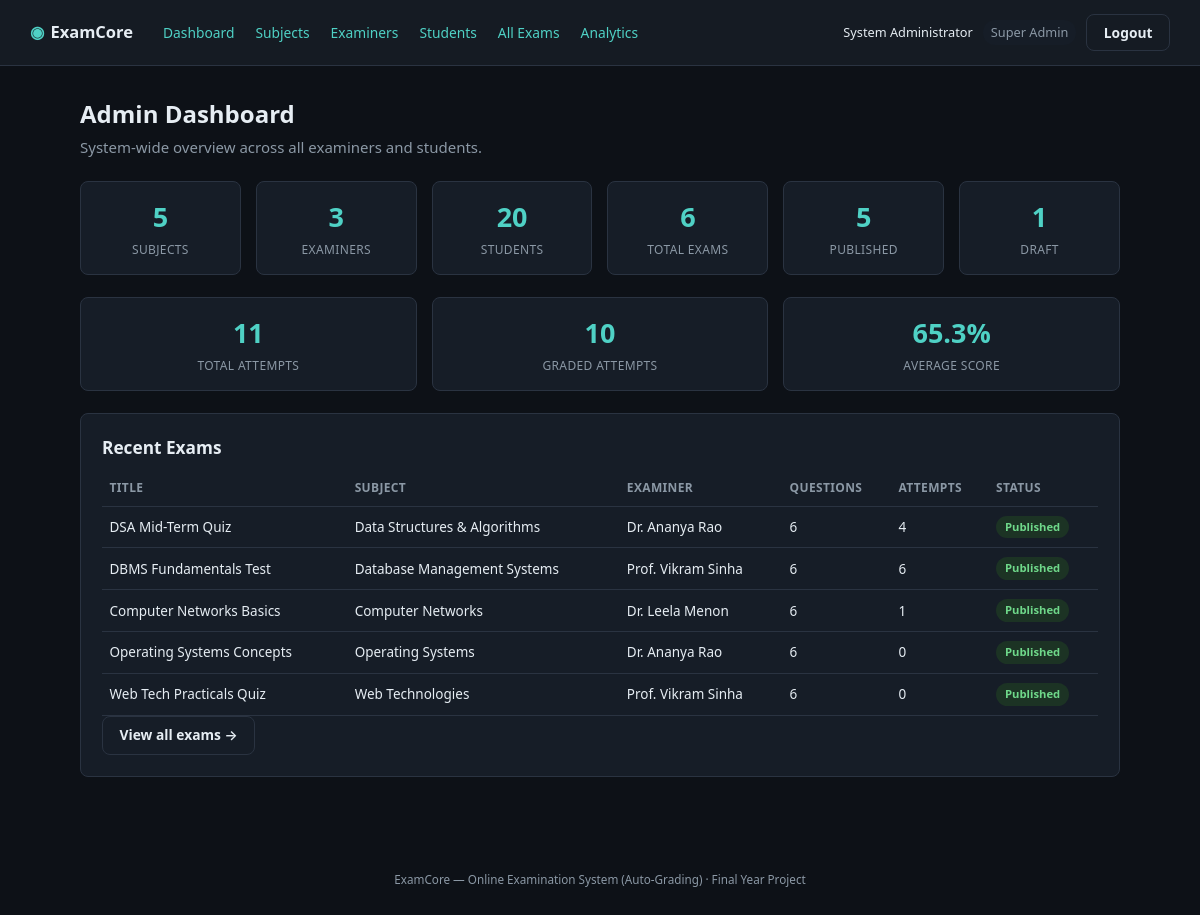
/index.php?route=admin/dashboard (signed in), run on the app's committed database.
### tables this page shows
CREATE TABLE exams (
    id                INT AUTO_INCREMENT PRIMARY KEY,
    subject_id        INT NOT NULL,
    examiner_id       INT NOT NULL,
    title             VARCHAR(150) NOT NULL,
    description       TEXT NULL,
    duration_minutes  INT NOT NULL,
    negative_marking  DECIMAL(4,2) NOT NULL DEFAULT 0.00,
    shuffle_questions TINYINT(1) NOT NULL DEFAULT 0,
    status            ENUM('draft','published') NOT NULL DEFAULT 'draft',
    start_at          DATETIME NOT NULL,
    end_at            DATETIME NOT NULL,
    created_at        TIMESTAMP NOT NULL DEFAULT CURRENT_TIMESTAMP,
    FOREIGN KEY (subject_id) REFERENCES subjects(id) ON DELETE CASCADE,
    FOREIGN KEY (examiner_id) REFERENCES users(id) ON DELETE CASCADE
);

CREATE TABLE subjects (
    id            INT AUTO_INCREMENT PRIMARY KEY,
    name          VARCHAR(100) NOT NULL,
    description   TEXT NULL,
    created_by    INT NULL,
    created_at    TIMESTAMP NOT NULL DEFAULT CURRENT_TIMESTAMP,
    FOREIGN KEY (created_by) REFERENCES users(id) ON DELETE SET NULL
);

CREATE TABLE users (
    id            INT AUTO_INCREMENT PRIMARY KEY,
    name          VARCHAR(100) NOT NULL,
    email         VARCHAR(150) NOT NULL UNIQUE,
    password      VARCHAR(255) NOT NULL,
    role          ENUM('super_admin','examiner','student') NOT NULL,
    status        ENUM('active','inactive') NOT NULL DEFAULT 'active',
    created_at    TIMESTAMP NOT NULL DEFAULT CURRENT_TIMESTAMP
);

### app/controllers/AdminController.php (called while the page is built, shortened)
<?php
require_once __DIR__ . '/../models/User.php';
require_once __DIR__ . '/../models/Subject.php';
require_once __DIR__ . '/../models/Exam.php';
require_once __DIR__ . '/../models/ExamAttempt.php';
class AdminController
{
    public function dashboard(): void
    {
        $stats = [
            'subjects'  => Subject::count(),
            'examiners' => User::countByRole('examiner'),
            'students'  => User::countByRole('student'),
            'exams'     => Exam::count(),
            'published' => Exam::countByStatus('published'),
            'draft'     => Exam::countByStatus('draft'),
        ];
        $attemptStats = ExamAttempt::globalStats();
        $recentExams = array_slice(Exam::allWithDetails(), 0, 5);
        $pageTitle = 'Admin Dashboard';
        require __DIR__ . '/../views/admin/dashboard.php';
    }
}

### public/index.php (called while the page is built, shortened)
<?php
require_once __DIR__ . '/../core/helpers.php';
require_once __DIR__ . '/../core/Database.php';
require_once __DIR__ . '/../app/controllers/AdminController.php';
$router = new Router();
$router->get('login', fn() => (new AuthController())->showLogin());
$router->post('login', fn() => (new AuthController())->login());
$router->post('logout', fn() => (new AuthController())->logout());
$router->get('admin/dashboard', fn() => (new AdminController())->dashboard());
$router->get('admin/subjects', fn() => (new AdminController())->subjects());
$router->post('admin/subjects/store', fn() => (new AdminController())->subjectStore());
$router->post('admin/subjects/update', fn() => (new AdminController())->subjectUpdate());
$router->post('admin/subjects/delete', fn() => (new AdminController())->subjectDelete());
$router->get('admin/examiners', fn() => (new AdminController())->examiners());
$router->post('admin/examiners/store', fn() => (new AdminController())->examinerStore());
$router->post('admin/examiners/status', fn() => (new AdminController())->examinerToggleStatus());
$router->get('admin/students', fn() => (new AdminController())->students());
$router->post('admin/students/store', fn() => (new AdminController())->studentStore());
$router->post('admin/students/status', fn() => (new AdminController())->studentToggleStatus());
$router->get('admin/exams', fn() => (new AdminController())->exams());
$router->get('admin/analytics', fn() => (new AdminController())->analytics());
$router->get('examiner/dashboard', fn() => (new ExaminerController())->dashboard());
$router->get('examiner/exams', fn() => (new ExaminerController())->exams());
$router->get('examiner/exams/create', fn() => (new ExaminerController())->examCreateForm());
$router->post('examiner/exams/store', fn() => (new ExaminerController())->examStore());
$router->get('examiner/exams/edit', fn() => (new ExaminerController())->examEditForm());
$router->post('examiner/exams/update', fn() => (new ExaminerController())->examUpdate());
$router->post('examiner/exams/delete', fn() => (new ExaminerController())->examDelete());
$router->post('examiner/exams/publish', fn() => (new ExaminerController())->examPublishToggle());
$router->get('examiner/questions', fn() => (new ExaminerController())->questions());
$router->post('examiner/questions/store', fn() => (new ExaminerController())->questionStore());
$router->post('examiner/questions/update', fn() => (new ExaminerController())->questionUpdate());
$router->post('examiner/questions/delete', fn() => (new ExaminerController())->questionDelete());
$router->get('examiner/results', fn() => (new ExaminerController())->results());
$router->get('examiner/analytics', fn() => (new ExaminerController())->analytics());
$router->get('student/dashboard', fn() => (new StudentController())->dashboard());
$router->get('student/exams', fn() => (new StudentController())->exams());
$router->get('student/exam/start', fn() => (new StudentController())->examStart());
$router->get('student/exam/attempt', fn() => (new StudentController())->examAttempt());
$router->post('student/exam/autosave', fn() => (new StudentController())->autosave());
$router->post('student/exam/violation', fn() => (new StudentController())->violation());
$router->post('student/exam/submit', fn() => (new StudentController())->submit());
$router->get('student/results', fn() => (new StudentController())->results());
$router->get('student/results/view', fn() => (new StudentController())->resultView());
$route = $_GET['route'] ?? '';
$router->dispatch($_SERVER['REQUEST_METHOD'], $route);

### core/Router.php (called while the page is built, shortened)
<?php
class Router
{
    private array $routes = ['GET' => [], 'POST' => []];
    public function get(string $route, callable $handler): void
    {
        $this->routes['GET'][$route] = $handler;
    }
    public function post(string $route, callable $handler): void
    {
        $this->routes['POST'][$route] = $handler;
    }
    public function dispatch(string $method, string $route): void
    {
        $handler = $this->routes[$method][$route] ?? null;
        try {
            $handler();
        } catch (Throwable $e) {
            error_log($e->getMessage());
            http_response_code(500);
            require __DIR__ . '/../app/views/errors/500.php';
        }
    }
}

### core/helpers.php (called while the page is built, shortened)
<?php
function e(?string $value): string
{
    return htmlspecialchars($value ?? '', ENT_QUOTES, 'UTF-8');
}

### config/database.php (called while the page is built)
<?php
return [
    'host'     => '127.0.0.1',
    'port'     => 3306,
    'database' => 'online_examination_system',
    'username' => 'root',
    'password' => '',
    'charset'  => 'utf8mb4',
];

### core/Database.php (called while the page is built)
<?php
class Database
{
    private static ?PDO $instance = null;
    public static function connect(): PDO
    {
        if (self::$instance === null) {
            $config = require __DIR__ . '/../config/database.php';
            $dsn = sprintf(
                'mysql:host=%s;port=%d;dbname=%s;charset=%s',
                $config['host'],
                $config['port'],
                $config['database'],
                $config['charset']
            );
            self::$instance = new PDO($dsn, $config['username'], $config['password'], [
                PDO::ATTR_ERRMODE            => PDO::ERRMODE_EXCEPTION,
                PDO::ATTR_DEFAULT_FETCH_MODE => PDO::FETCH_ASSOC,
                PDO::ATTR_EMULATE_PREPARES   => false,
            ]);
        }
        return self::$instance;
    }
}

### app/models/Subject.php (called while the page is built, shortened)
<?php
require_once __DIR__ . '/../../core/Database.php';
class Subject
{
    public static function count(): int
    {
        return (int)Database::connect()->query('SELECT COUNT(*) FROM subjects')->fetchColumn();
    }
}

### app/models/User.php (called while the page is built, shortened)
<?php
require_once __DIR__ . '/../../core/Database.php';
class User
{
    public static function countByRole(string $role): int
    {
        $stmt = Database::connect()->prepare('SELECT COUNT(*) FROM users WHERE role = ?');
        $stmt->execute([$role]);
        return (int)$stmt->fetchColumn();
    }
}

### app/models/Exam.php (called while the page is built, shortened)
<?php
require_once __DIR__ . '/../../core/Database.php';
class Exam
{
    public static function allWithDetails(): array
    {
        return Database::connect()->query(
            'SELECT e.*, s.name AS subject_name, u.name AS examiner_name,
                    (SELECT COUNT(*) FROM questions q WHERE q.exam_id = e.id) AS question_count,
                    (SELECT COUNT(*) FROM exam_attempts a WHERE a.exam_id = e.id) AS attempt_count
             FROM exams e
             JOIN subjects s ON s.id = e.subject_id
             JOIN users u ON u.id = e.examiner_id
             ORDER BY e.created_at DESC'
        )->fetchAll();
    }
    public static function count(): int
    {
        return (int)Database::connect()->query('SELECT COUNT(*) FROM exams')->fetchColumn();
    }
    public static function countByStatus(string $status): int
    {
        $stmt = Database::connect()->prepare('SELECT COUNT(*) FROM exams WHERE status = ?');
        $stmt->execute([$status]);
        return (int)$stmt->fetchColumn();
    }
}

### app/models/ExamAttempt.php (called while the page is built, shortened)
<?php
require_once __DIR__ . '/../../core/Database.php';
class ExamAttempt
{
    public static function globalStats(): array
    {
        $pdo = Database::connect();
        return [
            'total_attempts'     => (int)$pdo->query('SELECT COUNT(*) FROM exam_attempts')->fetchColumn(),
            'submitted_attempts' => (int)$pdo->query("SELECT COUNT(*) FROM exam_attempts WHERE status IN ('submitted','auto_submitted')")->fetchColumn(),
            'avg_score_pct'      => (float)($pdo->query(
                "SELECT AVG(score / NULLIF(total_marks,0)) * 100 FROM exam_attempts WHERE status IN ('submitted','auto_submitted')"
            )->fetchColumn() ?: 0),
        ];
    }
}

### app/views/admin/dashboard.php (the view)
<?php require __DIR__ . '/../partials/header.php'; ?>
<?php require __DIR__ . '/../partials/navbar.php'; ?>
<main class="page">
    <h1><?= e($pageTitle) ?></h1>
    <p class="page-sub">System-wide overview across all examiners and students.</p>
    <div class="stat-grid">
        <div class="stat-tile"><span class="stat-value"><?= (int)$stats['subjects'] ?></span><span class="stat-label">Subjects</span></div>
        <div class="stat-tile"><span class="stat-value"><?= (int)$stats['examiners'] ?></span><span class="stat-label">Examiners</span></div>
        <div class="stat-tile"><span class="stat-value"><?= (int)$stats['students'] ?></span><span class="stat-label">Students</span></div>
        <div class="stat-tile"><span class="stat-value"><?= (int)$stats['exams'] ?></span><span class="stat-label">Total Exams</span></div>
        <div class="stat-tile"><span class="stat-value"><?= (int)$stats['published'] ?></span><span class="stat-label">Published</span></div>
        <div class="stat-tile"><span class="stat-value"><?= (int)$stats['draft'] ?></span><span class="stat-label">Draft</span></div>
    </div>
    <div class="stat-grid">
        <div class="stat-tile"><span class="stat-value"><?= (int)$attemptStats['total_attempts'] ?></span><span class="stat-label">Total Attempts</span></div>
        <div class="stat-tile"><span class="stat-value"><?= (int)$attemptStats['submitted_attempts'] ?></span><span class="stat-label">Graded Attempts</span></div>
        <div class="stat-tile"><span class="stat-value"><?= number_format($attemptStats['avg_score_pct'], 1) ?>%</span><span class="stat-label">Average Score</span></div>
    </div>
    <section class="card">
        <h2>Recent Exams</h2>
        <table class="data-table">
            <thead><tr><th>Title</th><th>Subject</th><th>Examiner</th><th>Questions</th><th>Attempts</th><th>Status</th></tr></thead>
            <tbody>
            <?php foreach ($recentExams as $exam): ?>
                <tr>
                    <td><?= e($exam['title']) ?></td>
                    <td><?= e($exam['subject_name']) ?></td>
                    <td><?= e($exam['examiner_name']) ?></td>
                    <td><?= (int)$exam['question_count'] ?></td>
                    <td><?= (int)$exam['attempt_count'] ?></td>
                    <td><span class="badge badge-<?= e($exam['status']) ?>"><?= e($exam['status']) ?></span></td>
                </tr>
            <?php endforeach; ?>
            </tbody>
        </table>
        <a class="btn btn-ghost" href="/index.php?route=admin/exams">View all exams &rarr;</a>
    </section>
</main>
<?php require __DIR__ . '/../partials/footer.php'; ?>

### data on the page
exams: examiner "3", duration_minutes "20", shuffle_questions "1", title "Web Tech Practicals Quiz", subject.name "Web Technologies", examiner.name "Prof. Vikram Sinha", question_count "6", attempt_count "0", status "Published"
exams: title "DSA Mid-Term Quiz", subject.name "Data Structures & Algorithms", examiner.name "Dr. Ananya Rao", question_count "6", attempt_count "4", status "Published"
exams: title "DBMS Fundamentals Test", subject.name "Database Management Systems", examiner.name "Prof. Vikram Sinha", question_count "6", attempt_count "6", status "Published"
exams: title "Computer Networks Basics", subject.name "Computer Networks", examiner.name "Dr. Leela Menon", question_count "6", attempt_count "1", status "Published"
exams: title "Operating Systems Concepts", subject.name "Operating Systems", examiner.name "Dr. Ananya Rao", question_count "6", attempt_count "0", status "Published"

### other printed values
$label "Dashboard"
$label "Subjects"
$label "Examiners"
$label "Students"
$label "All Exams"
$label "Analytics"
Auth::name() "System Administrator"
str_replace('_', ' ', $role) "Super Admin"
$pageTitle "Admin Dashboard"
$stats['subjects'] "5"
$stats['exams'] "6"
$stats['published'] "5"
$attemptStats['total_attempts'] "11"
$attemptStats['submitted_attempts'] "10"
$attemptStats['avg_score_pct'] "65.3"
